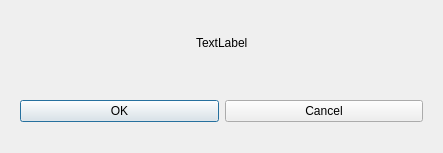
<?xml version="1.0" encoding="UTF-8"?>
<ui version="4.0">
 <class>DlgMessage</class>
 <widget class="QDialog" name="DlgMessage">
  <property name="geometry">
   <rect>
    <x>0</x>
    <y>0</y>
    <width>443</width>
    <height>153</height>
   </rect>
  </property>
  <property name="windowTitle">
   <string>Dialog</string>
  </property>
  <layout class="QVBoxLayout" name="verticalLayout">
   <item>
    <widget class="QWidget" name="widget_2" native="true">
     <layout class="QHBoxLayout" name="horizontalLayout_2">
      <item>
       <spacer name="horizontalSpacer">
        <property name="orientation">
         <enum>Qt::Horizontal</enum>
        </property>
        <property name="sizeHint" stdset="0">
         <size>
          <width>172</width>
          <height>20</height>
         </size>
        </property>
       </spacer>
      </item>
      <item>
       <widget class="QLabel" name="lbText">
        <property name="text">
         <string>TextLabel</string>
        </property>
       </widget>
      </item>
      <item>
       <spacer name="horizontalSpacer_2">
        <property name="orientation">
         <enum>Qt::Horizontal</enum>
        </property>
        <property name="sizeHint" stdset="0">
         <size>
          <width>171</width>
          <height>20</height>
         </size>
        </property>
       </spacer>
      </item>
     </layout>
    </widget>
   </item>
   <item>
    <widget class="QWidget" name="widget" native="true">
     <layout class="QHBoxLayout" name="horizontalLayout">
      <item>
       <widget class="QPushButton" name="btnClose">
        <property name="text">
         <string>OK</string>
        </property>
        <property name="icon">
         <iconset resource="Res.qrc">
          <normaloff>:/res/ok.png</normaloff>:/res/ok.png</iconset>
        </property>
        <property name="iconSize">
         <size>
          <width>36</width>
          <height>36</height>
         </size>
        </property>
       </widget>
      </item>
      <item>
       <widget class="QPushButton" name="btnCancel">
        <property name="text">
         <string>Cancel</string>
        </property>
        <property name="icon">
         <iconset resource="Res.qrc">
          <normaloff>:/res/cancel.png</normaloff>:/res/cancel.png</iconset>
        </property>
        <property name="iconSize">
         <size>
          <width>36</width>
          <height>36</height>
         </size>
        </property>
       </widget>
      </item>
     </layout>
    </widget>
   </item>
  </layout>
 </widget>
 <resources>
  <include location="Res.qrc"/>
 </resources>
 <connections/>
</ui>
